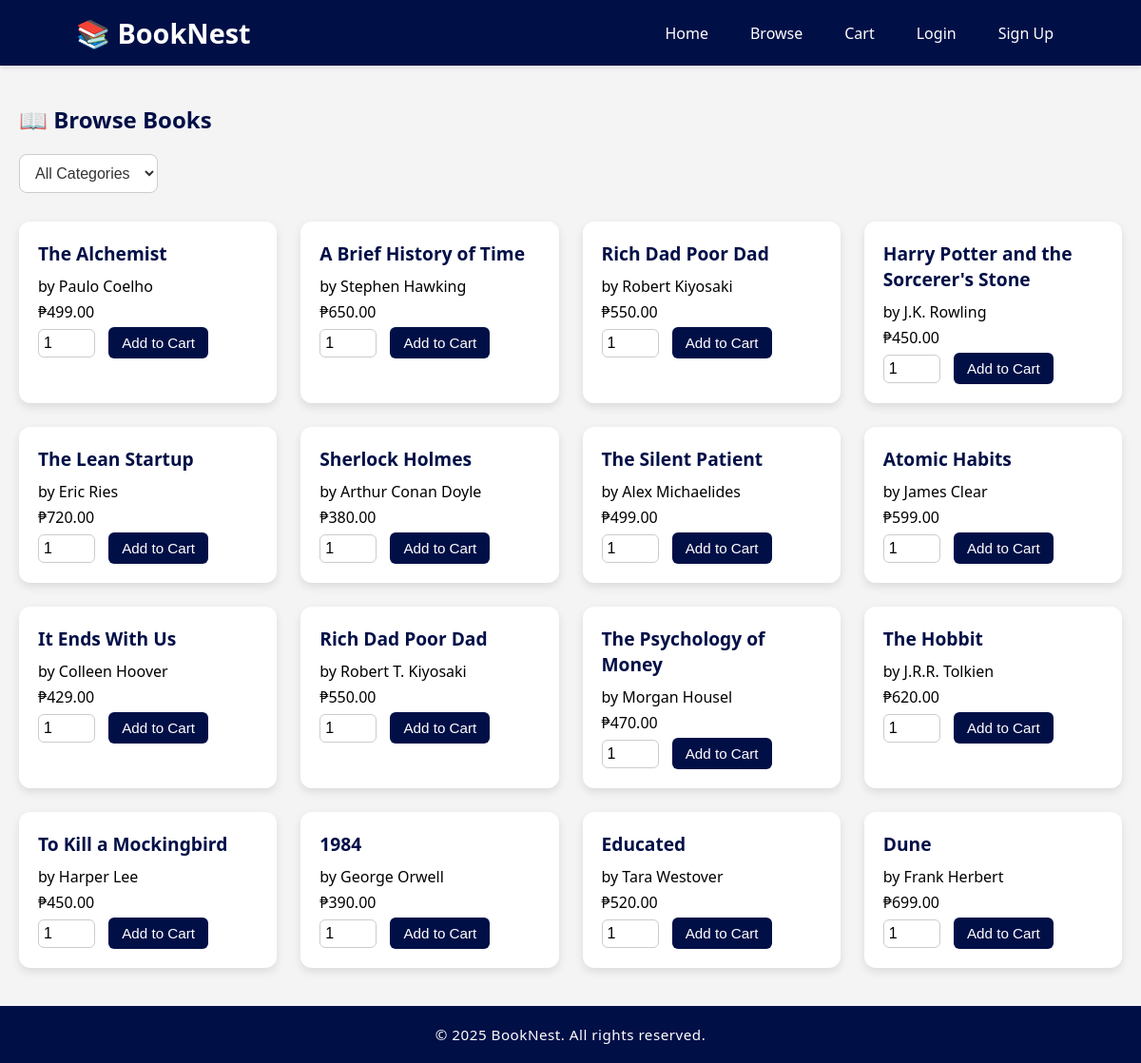
Page /browse.php on the earlier database version.
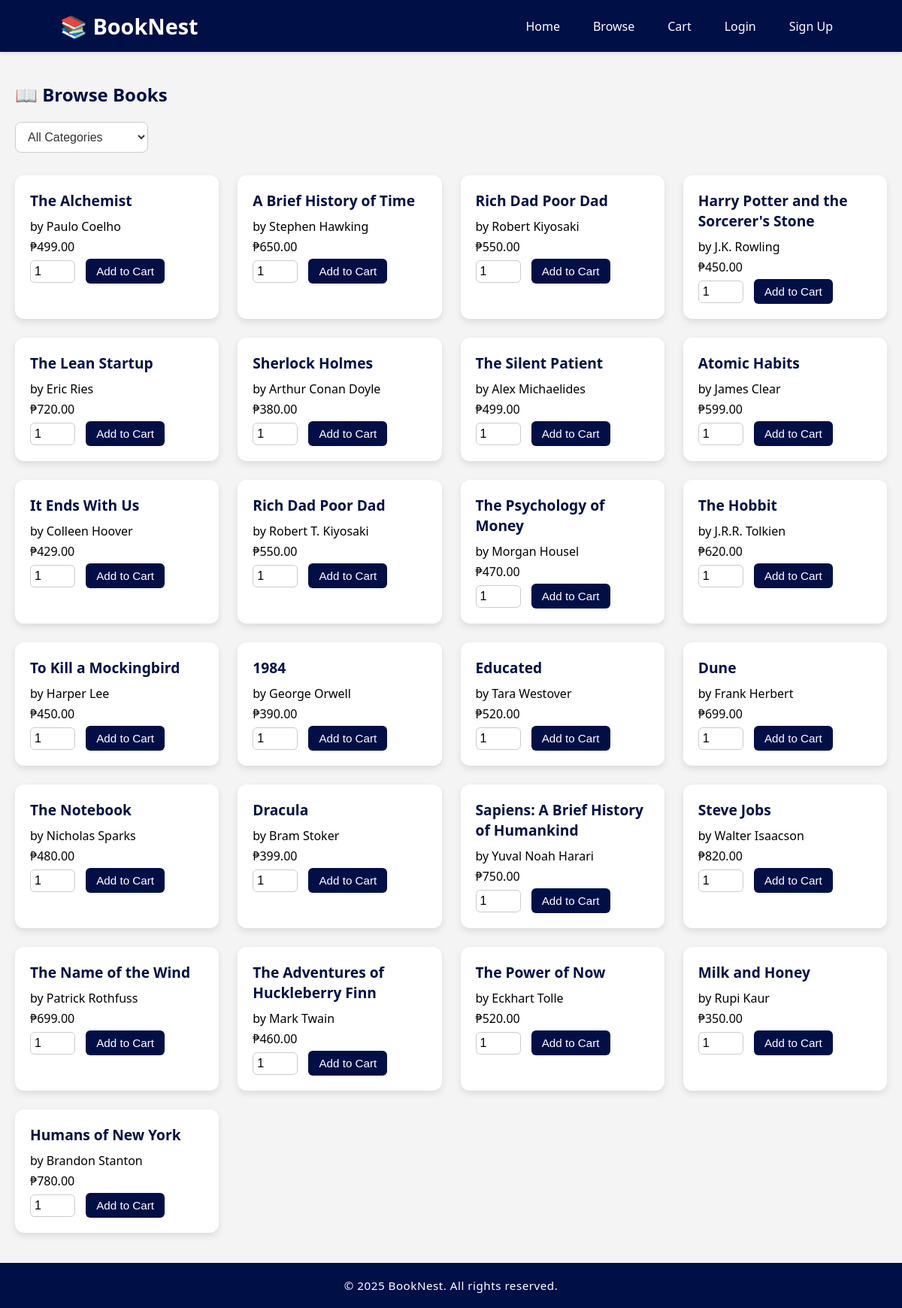
Same page on the later database version.
### tables this page shows
CREATE TABLE `books` (
  `book_id` int(11) NOT NULL,
  `title` varchar(255) NOT NULL,
  `author` varchar(255) DEFAULT NULL,
  `price` decimal(10,2) NOT NULL,
  `stock` int(11) DEFAULT 0,
  `category_id` int(11) DEFAULT NULL,
  `is_featured` tinyint(1) DEFAULT 0,
  `is_digital` tinyint(1) DEFAULT 0
);

### browse.php (the view, shortened to what this page needs)
<?php
require_once 'includes/db.php';
$page_css = '/BookNest/css/browse.css';
include 'includes/header.php';
$category_id = isset($_GET['category']) ? intval($_GET['category']) : 0;
$books_query = $category_id > 0 ?
    $conn->prepare("SELECT * FROM books WHERE category_id = ?") :
    $conn->prepare("SELECT * FROM books");
$books_query->execute();
$books_result = $books_query->get_result();
?>
<div class="container">
    <h2>📖 Browse Books</h2>
    <form method="get" action="">
        <select name="category" onchange="this.form.submit()">
            <option value="0">All Categories</option>
        </select>
    </form>
    <div class="grid">
        <?php while ($book = $books_result->fetch_assoc()): ?>
            <div class="book-card">
                <h4><?php echo $book['title']; ?></h4>
                <p>by <?php echo $book['author']; ?></p>
                <p>₱<?php echo number_format($book['price'], 2); ?></p>
                <form method="post" action="cart.php">
                    <input type="number" name="quantity" value="1" min="1" required>
                    <button type="submit" name="add_to_cart">Add to Cart</button>
                </form>
            </div>
        <?php endwhile; ?>
    </div>
</div>
<?php include 'includes/footer.php'; ?>

### includes/header.php (shortened to what this page needs)
<!DOCTYPE html>
<html lang="en">
<head>
    <link rel="stylesheet" href="/BookNest/css/header.css">
    <link rel="stylesheet" href="/BookNest/css/footer.css">
    <?php if (isset($page_css)): ?>
        <link rel="stylesheet" href="<?php echo $page_css; ?>">
    <?php endif; ?>
</head>
<body>
<?php if (empty($hideLayout)): ?>
<header>
    <div class="container">
        <h1>📚 BookNest</h1>
        <nav>
            <ul>
                <li><a href="/BookNest/index.php">Home</a></li>
                <li><a href="/BookNest/browse.php">Browse</a></li>
                <?php if (!isset($_SESSION['role']) || $_SESSION['role'] === 'customer'): ?>
                    <li><a href="cart.php">Cart</a></li>
                <?php endif; ?>
                <?php if (isset($_SESSION['user_id'])): ?>
                    <li><a href="/BookNest/logout.php">Logout</a></li>
                <?php else: ?>
                    <li><a href="login.php">Login</a></li>
                    <li><a href="register.php">Sign Up</a></li>
                <?php endif; ?>
            </ul>
        </nav>
    </div>
</header>
<main>
<?php endif; ?>

### includes/footer.php
</main>
<?php if (empty($hideLayout)): ?>
<footer>
  <div class="container">
    <p>&copy; 2025 BookNest. All rights reserved.</p>
  </div>
</footer>
<?php endif; ?>
</body>
</html>

### css/header.css (style rules this page uses)
* { margin: 0; padding: 0; box-sizing: border-box; }
header { background-color: #010F47; padding: 15px 0; color: white; box-shadow: 0 2px 5px rgba(0,0,0,0.1); }
header .container { width: 90%; max-width: 1200px; margin: auto; display: flex; justify-content: space-between; align-items: center; flex-wrap: wrap; }
header h1 { font-size: 1.8rem; color: white; }
nav ul { list-style: none; display: flex; gap: 20px; flex-wrap: wrap; }
nav ul li a { color: white; text-decoration: none; font-weight: 500; padding: 8px 12px; border-radius: 6px; transition: background-color 0.3s ease; }

### css/footer.css (style rules this page uses)
footer { background-color: #010F47; color: white; padding: 20px 0; text-align: center; margin-top: 40px; }
footer .container { max-width: 1200px; margin: auto; padding: 0 20px; }
footer p { margin: 0; font-size: 0.95rem; letter-spacing: 0.5px; }

### css/browse.css (style rules this page uses)
body { background-color: #f4f4f4; font-family: 'Segoe UI', Tahoma, Geneva, Verdana, sans-serif; }
.container { max-width: 1200px; margin: 40px auto; padding: 0 20px; }
.container h2 { color: #010F47; margin-bottom: 20px; }
form select { padding: 10px 12px; font-size: 1rem; border-radius: 8px; border: 1px solid #ccc; margin-bottom: 30px; background-color: #fff; color: #333; }
.grid { display: grid; grid-template-columns: repeat(auto-fit, minmax(250px, 1fr)); gap: 25px; }
.book-card { background-color: #fff; border-radius: 12px; padding: 20px; box-shadow: 0 4px 10px rgba(0,0,0,0.1); transition: transform 0.2s ease; }
.book-card h4 { font-size: 1.2rem; color: #010F47; margin-bottom: 10px; }
.book-card p { margin: 5px 0; }
.book-card input[type="number"] { width: 60px; padding: 5px; font-size: 1rem; border: 1px solid #ccc; border-radius: 6px; margin-right: 10px; }
.book-card button { background-color: #010F47; color: white; padding: 8px 14px; border: none; border-radius: 6px; cursor: pointer; font-size: 0.95rem; transition: background-color 0.3s ease; }

Differences in the rows shown:
added books: title "The Notebook", author "Nicholas Sparks", price "480.00"
added books: title "Dracula", author "Bram Stoker", price "399.00"
added books: title "Sapiens: A Brief History of Humankind", author "Yuval Noah Harari", price "750.00"
added books: title "Steve Jobs", author "Walter Isaacson", price "820.00"
added books: title "The Name of the Wind", author "Patrick Rothfuss", price "699.00"
added books: title "The Adventures of Huckleberry Finn", author "Mark Twain", price "460.00"
added books: title "The Power of Now", author "Eckhart Tolle", price "520.00"
added books: title "Milk and Honey", author "Rupi Kaur", price "350.00"
added books: title "Humans of New York", author "Brandon Stanton", price "780.00"
